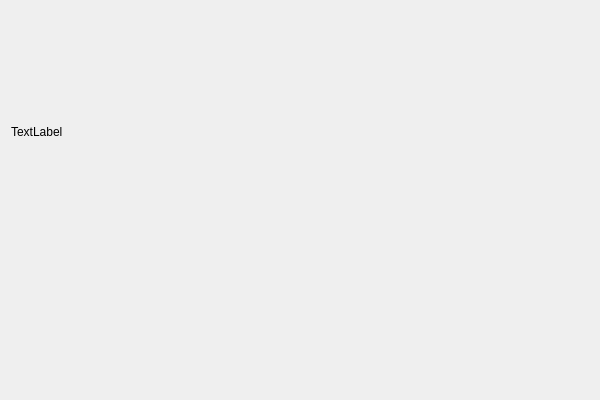
<?xml version="1.0" encoding="UTF-8"?>
<ui version="4.0">
 <class>TextureInspecterWidgetClass</class>
 <widget class="QWidget" name="TextureInspecterWidgetClass">
  <property name="geometry">
   <rect>
    <x>0</x>
    <y>0</y>
    <width>600</width>
    <height>400</height>
   </rect>
  </property>
  <property name="windowTitle">
   <string>TextureInspecterWidget</string>
  </property>
  <layout class="QVBoxLayout" name="verticalLayout">
   <item>
    <widget class="QLabel" name="dimensionLabel">
     <property name="sizePolicy">
      <sizepolicy hsizetype="Preferred" vsizetype="Fixed">
       <horstretch>0</horstretch>
       <verstretch>0</verstretch>
      </sizepolicy>
     </property>
     <property name="text">
      <string>TextLabel</string>
     </property>
    </widget>
   </item>
   <item>
    <widget class="QLabel" name="image">
     <property name="sizePolicy">
      <sizepolicy hsizetype="Expanding" vsizetype="Fixed">
       <horstretch>0</horstretch>
       <verstretch>0</verstretch>
      </sizepolicy>
     </property>
     <property name="text">
      <string/>
     </property>
    </widget>
   </item>
  </layout>
 </widget>
 <layoutdefault spacing="6" margin="11"/>
 <resources/>
 <connections/>
</ui>
